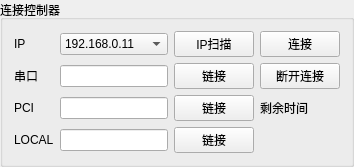
         <widget class="QGroupBox" name="groupBox">
          <property name="title">
           <string>连接控制器</string>
          </property>
          <layout class="QGridLayout" name="gridLayout">
           <item row="3" column="1">
            <widget class="QLineEdit" name="LocalLineEdit">
             <property name="sizePolicy">
              <sizepolicy hsizetype="Expanding" vsizetype="Fixed">
               <horstretch>0</horstretch>
               <verstretch>0</verstretch>
              </sizepolicy>
             </property>
            </widget>
           </item>
           <item row="2" column="2">
            <widget class="QPushButton" name="PCILinkBtn">
             <property name="sizePolicy">
              <sizepolicy hsizetype="Fixed" vsizetype="Fixed">
               <horstretch>0</horstretch>
               <verstretch>0</verstretch>
              </sizepolicy>
             </property>
             <property name="text">
              <string>链接</string>
             </property>
            </widget>
           </item>
           <item row="0" column="0">
            <widget class="QLabel" name="label">
             <property name="sizePolicy">
              <sizepolicy hsizetype="Fixed" vsizetype="Fixed">
               <horstretch>0</horstretch>
               <verstretch>0</verstretch>
              </sizepolicy>
             </property>
             <property name="text">
              <string>IP</string>
             </property>
            </widget>
           </item>
           <item row="2" column="1">
            <widget class="QLineEdit" name="PCILineEdit">
             <property name="sizePolicy">
              <sizepolicy hsizetype="Expanding" vsizetype="Fixed">
               <horstretch>0</horstretch>
               <verstretch>0</verstretch>
              </sizepolicy>
             </property>
            </widget>
           </item>
           <item row="1" column="0">
            <widget class="QLabel" name="label_2">
             <property name="sizePolicy">
              <sizepolicy hsizetype="Fixed" vsizetype="Fixed">
               <horstretch>0</horstretch>
               <verstretch>0</verstretch>
              </sizepolicy>
             </property>
             <property name="text">
              <string>串口</string>
             </property>
            </widget>
           </item>
           <item row="2" column="0">
            <widget class="QLabel" name="label_3">
             <property name="sizePolicy">
              <sizepolicy hsizetype="Fixed" vsizetype="Fixed">
               <horstretch>0</horstretch>
               <verstretch>0</verstretch>
              </sizepolicy>
             </property>
             <property name="text">
              <string>PCI</string>
             </property>
            </widget>
           </item>
           <item row="0" column="2">
            <widget class="QPushButton" name="IPScanBtn">
             <property name="sizePolicy">
              <sizepolicy hsizetype="Fixed" vsizetype="Fixed">
               <horstretch>0</horstretch>
               <verstretch>0</verstretch>
              </sizepolicy>
             </property>
             <property name="text">
              <string>IP扫描</string>
             </property>
            </widget>
           </item>
           <item row="2" column="3">
            <widget class="QLabel" name="LeftTimeLabel">
             <property name="sizePolicy">
              <sizepolicy hsizetype="Fixed" vsizetype="Fixed">
               <horstretch>0</horstretch>
               <verstretch>0</verstretch>
              </sizepolicy>
             </property>
             <property name="text">
              <string>剩余时间</string>
             </property>
            </widget>
           </item>
           <item row="0" column="1">
            <widget class="QComboBox" name="IPComboBox">
             <property name="sizePolicy">
              <sizepolicy hsizetype="Expanding" vsizetype="Fixed">
               <horstretch>0</horstretch>
               <verstretch>0</verstretch>
              </sizepolicy>
             </property>
             <item>
              <property name="text">
               <string>192.168.0.11</string>
              </property>
             </item>
            </widget>
           </item>
           <item row="1" column="3">
            <widget class="QPushButton" name="DisconnectBtn">
             <property name="sizePolicy">
              <sizepolicy hsizetype="Fixed" vsizetype="Fixed">
               <horstretch>0</horstretch>
               <verstretch>0</verstretch>
              </sizepolicy>
             </property>
             <property name="text">
              <string>断开连接</string>
             </property>
            </widget>
           </item>
           <item row="3" column="2">
            <widget class="QPushButton" name="LocalLinkBtn">
             <property name="sizePolicy">
              <sizepolicy hsizetype="Fixed" vsizetype="Fixed">
               <horstretch>0</horstretch>
               <verstretch>0</verstretch>
              </sizepolicy>
             </property>
             <property name="text">
              <string>链接</string>
             </property>
            </widget>
           </item>
           <item row="1" column="1">
            <widget class="QLineEdit" name="SeriesLineEdit">
             <property name="sizePolicy">
              <sizepolicy hsizetype="Expanding" vsizetype="Fixed">
               <horstretch>0</horstretch>
               <verstretch>0</verstretch>
              </sizepolicy>
             </property>
            </widget>
           </item>
           <item row="0" column="3">
            <widget class="QPushButton" name="ConnectBtn">
             <property name="sizePolicy">
              <sizepolicy hsizetype="Fixed" vsizetype="Fixed">
               <horstretch>0</horstretch>
               <verstretch>0</verstretch>
              </sizepolicy>
             </property>
             <property name="text">
              <string>连接</string>
             </property>
            </widget>
           </item>
           <item row="1" column="2">
            <widget class="QPushButton" name="SeriesLinkBtn">
             <property name="sizePolicy">
              <sizepolicy hsizetype="Fixed" vsizetype="Fixed">
               <horstretch>0</horstretch>
               <verstretch>0</verstretch>
              </sizepolicy>
             </property>
             <property name="text">
              <string>链接</string>
             </property>
            </widget>
           </item>
           <item row="3" column="0">
            <widget class="QLabel" name="label_5">
             <property name="sizePolicy">
              <sizepolicy hsizetype="Fixed" vsizetype="Fixed">
               <horstretch>0</horstretch>
               <verstretch>0</verstretch>
              </sizepolicy>
             </property>
             <property name="text">
              <string>LOCAL</string>
             </property>
            </widget>
           </item>
          </layout>
         </widget>
